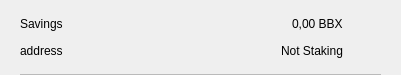
<?xml version="1.0" encoding="UTF-8"?>
<ui version="4.0">
 <class>CSRow</class>
 <widget class="QWidget" name="CSRow">
  <property name="geometry">
   <rect>
    <x>0</x>
    <y>0</y>
    <width>401</width>
    <height>75</height>
   </rect>
  </property>
  <property name="windowTitle">
   <string>Form</string>
  </property>
  <layout class="QVBoxLayout" name="verticalLayout">
   <property name="spacing">
    <number>0</number>
   </property>
   <property name="leftMargin">
    <number>20</number>
   </property>
   <property name="topMargin">
    <number>10</number>
   </property>
   <property name="rightMargin">
    <number>20</number>
   </property>
   <property name="bottomMargin">
    <number>0</number>
   </property>
   <item>
    <widget class="QWidget" name="info" native="true">
     <property name="minimumSize">
      <size>
       <width>0</width>
       <height>0</height>
      </size>
     </property>
     <layout class="QHBoxLayout" name="horizontalLayout_3">
      <property name="leftMargin">
       <number>0</number>
      </property>
      <property name="topMargin">
       <number>0</number>
      </property>
      <property name="rightMargin">
       <number>0</number>
      </property>
      <property name="bottomMargin">
       <number>10</number>
      </property>
      <item>
       <widget class="QWidget" name="container" native="true">
        <property name="minimumSize">
         <size>
          <width>0</width>
          <height>0</height>
         </size>
        </property>
        <layout class="QVBoxLayout" name="verticalLayout_2">
         <property name="spacing">
          <number>0</number>
         </property>
         <property name="leftMargin">
          <number>0</number>
         </property>
         <property name="topMargin">
          <number>0</number>
         </property>
         <property name="rightMargin">
          <number>0</number>
         </property>
         <property name="bottomMargin">
          <number>0</number>
         </property>
         <item>
          <layout class="QHBoxLayout" name="horizontalLayout">
           <item>
            <widget class="QLabel" name="labelName">
             <property name="toolTip">
              <string notr="true"/>
             </property>
             <property name="text">
              <string>Savings</string>
             </property>
            </widget>
           </item>
           <item>
            <spacer name="horizontalSpacer">
             <property name="orientation">
              <enum>Qt::Horizontal</enum>
             </property>
             <property name="sizeHint" stdset="0">
              <size>
               <width>40</width>
               <height>20</height>
              </size>
             </property>
            </spacer>
           </item>
           <item>
            <widget class="QLabel" name="labelAmount">
             <property name="text">
              <string>0,00 BBX</string>
             </property>
            </widget>
           </item>
          </layout>
         </item>
         <item>
          <layout class="QHBoxLayout" name="horizontalLayout_2">
           <item>
            <widget class="QLabel" name="labelAddress">
             <property name="toolTip">
              <string notr="true"/>
             </property>
             <property name="text">
              <string>address</string>
             </property>
            </widget>
           </item>
           <item>
            <spacer name="horizontalSpacer_2">
             <property name="orientation">
              <enum>Qt::Horizontal</enum>
             </property>
             <property name="sizeHint" stdset="0">
              <size>
               <width>40</width>
               <height>20</height>
              </size>
             </property>
            </spacer>
           </item>
           <item>
            <widget class="QLabel" name="labelStaking">
             <property name="text">
              <string>Not Staking</string>
             </property>
            </widget>
           </item>
          </layout>
         </item>
        </layout>
       </widget>
      </item>
      <item alignment="Qt::AlignHCenter|Qt::AlignVCenter">
       <widget class="QPushButton" name="pushButtonMenu">
        <property name="minimumSize">
         <size>
          <width>24</width>
          <height>24</height>
         </size>
        </property>
        <property name="maximumSize">
         <size>
          <width>32</width>
          <height>32</height>
         </size>
        </property>
        <property name="focusPolicy">
         <enum>Qt::NoFocus</enum>
        </property>
        <property name="styleSheet">
         <string notr="true">border:none; background-color:transparent;</string>
        </property>
        <property name="text">
         <string/>
        </property>
        <property name="icon">
         <iconset>
          <normaloff>://ic-menu-hover</normaloff>://ic-menu-hover</iconset>
        </property>
        <property name="iconSize">
         <size>
          <width>24</width>
          <height>24</height>
         </size>
        </property>
       </widget>
      </item>
     </layout>
    </widget>
   </item>
   <item>
    <widget class="QLabel" name="lblDivisory">
     <property name="minimumSize">
      <size>
       <width>0</width>
       <height>1</height>
      </size>
     </property>
     <property name="maximumSize">
      <size>
       <width>16777215</width>
       <height>1</height>
      </size>
     </property>
     <property name="styleSheet">
      <string notr="true">background-color:#bababa;</string>
     </property>
     <property name="text">
      <string/>
     </property>
     <property name="alignment">
      <set>Qt::AlignBottom|Qt::AlignLeading|Qt::AlignLeft</set>
     </property>
    </widget>
   </item>
  </layout>
 </widget>
 <resources/>
 <connections/>
</ui>
